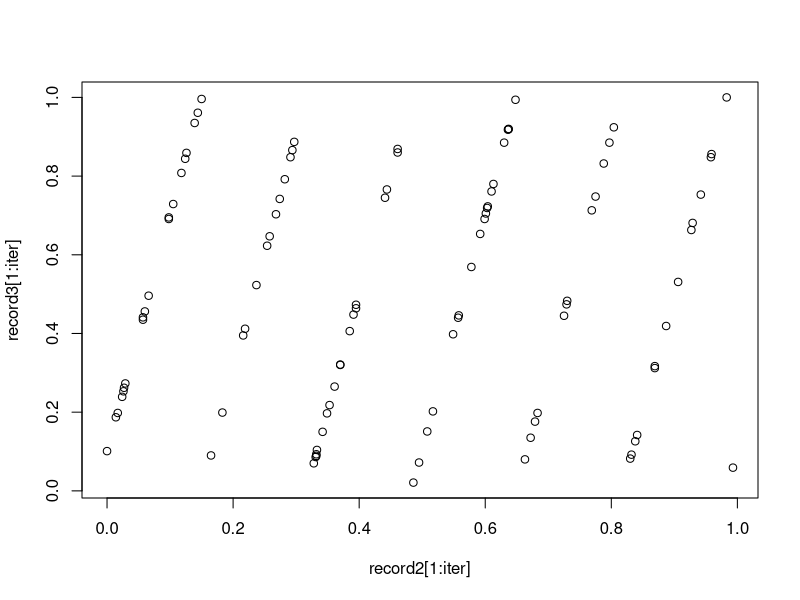
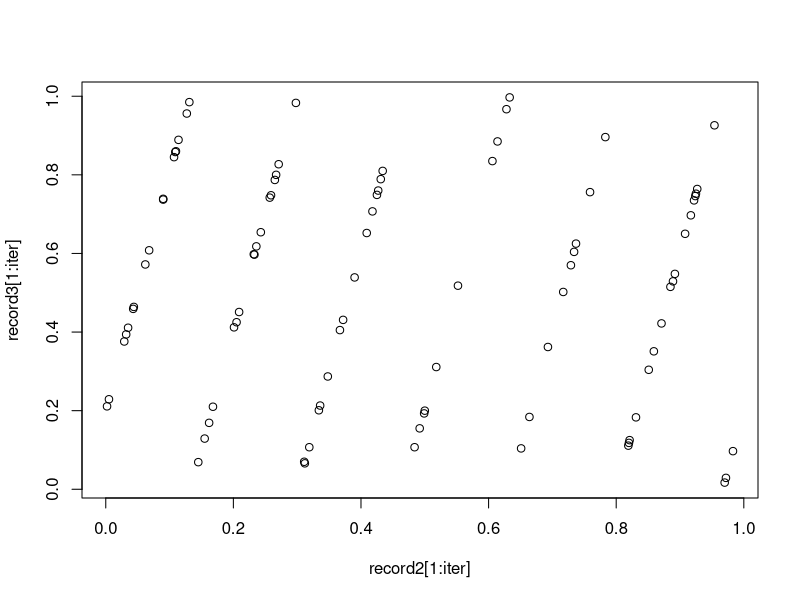
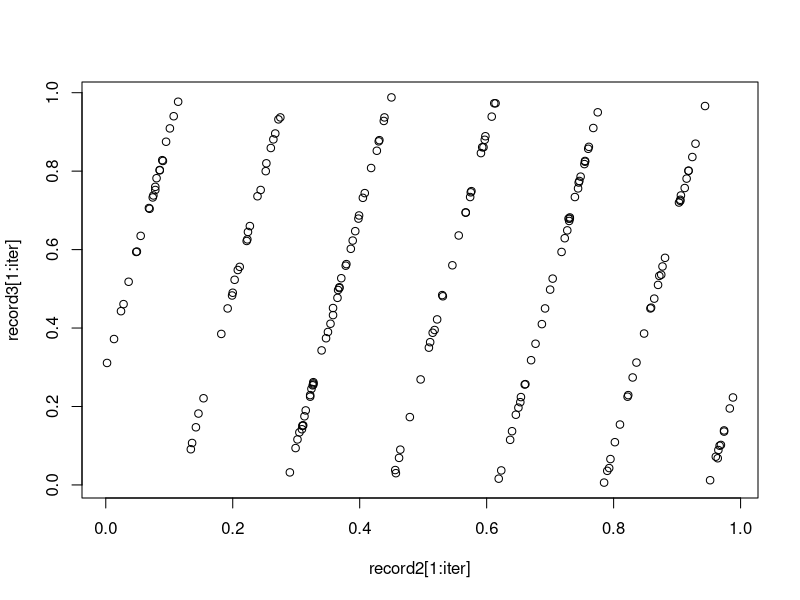
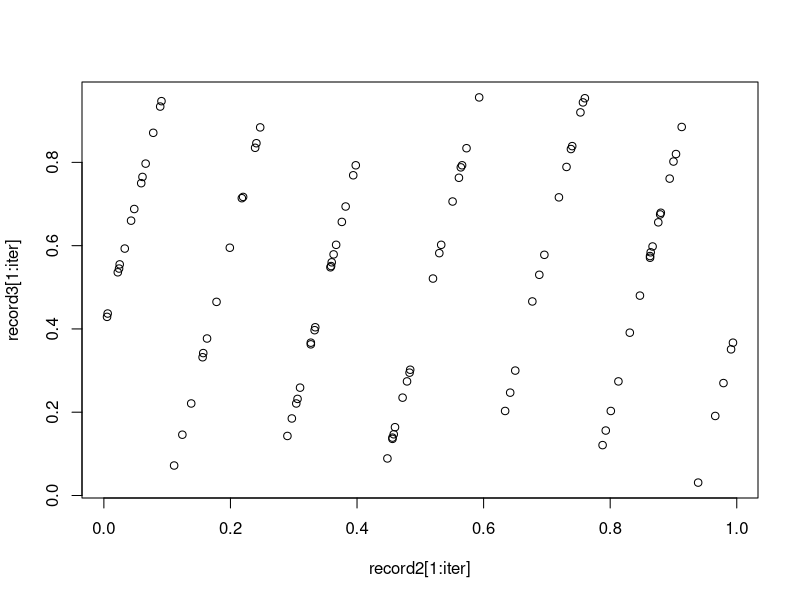
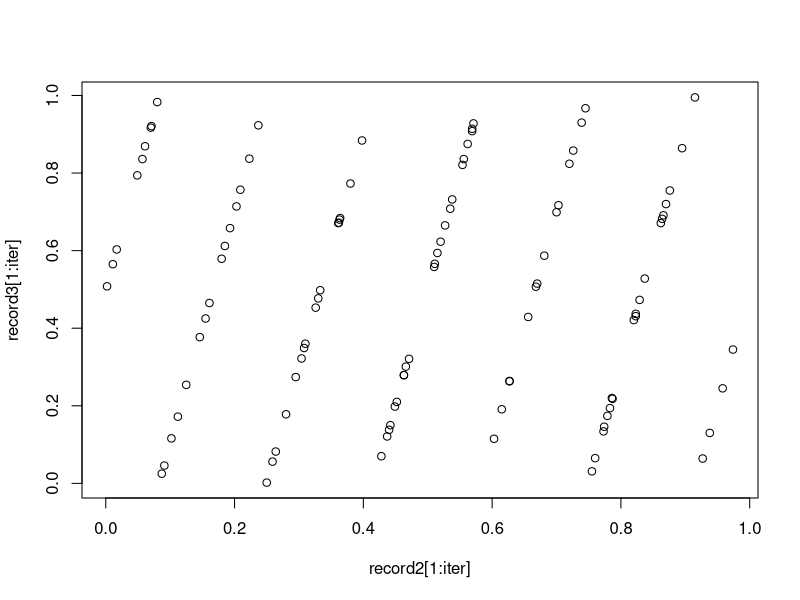
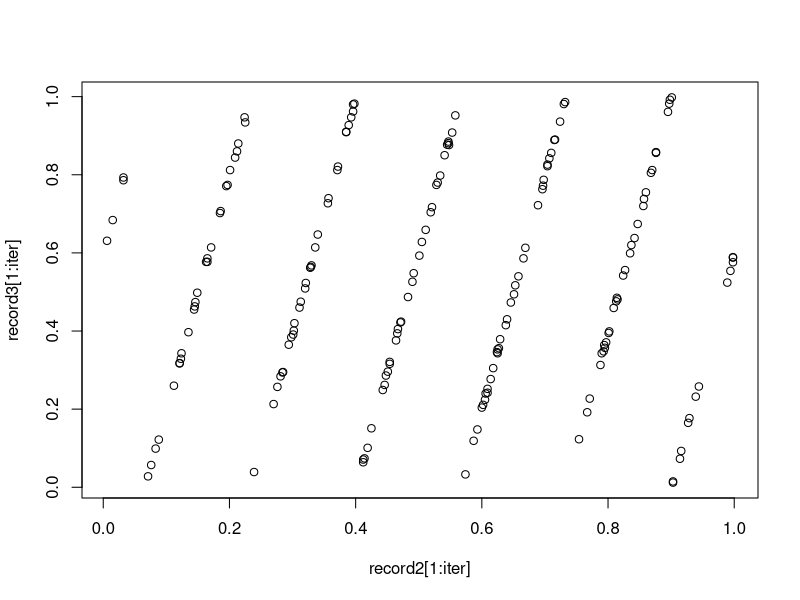
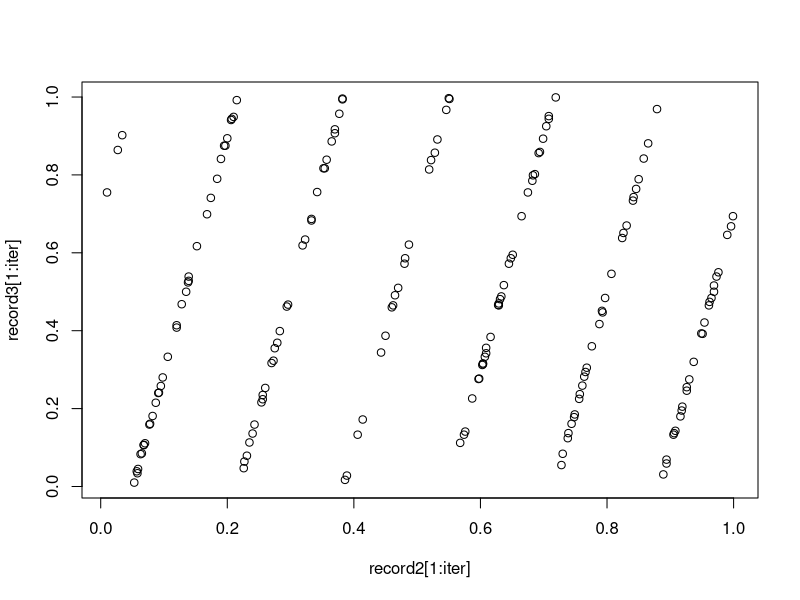
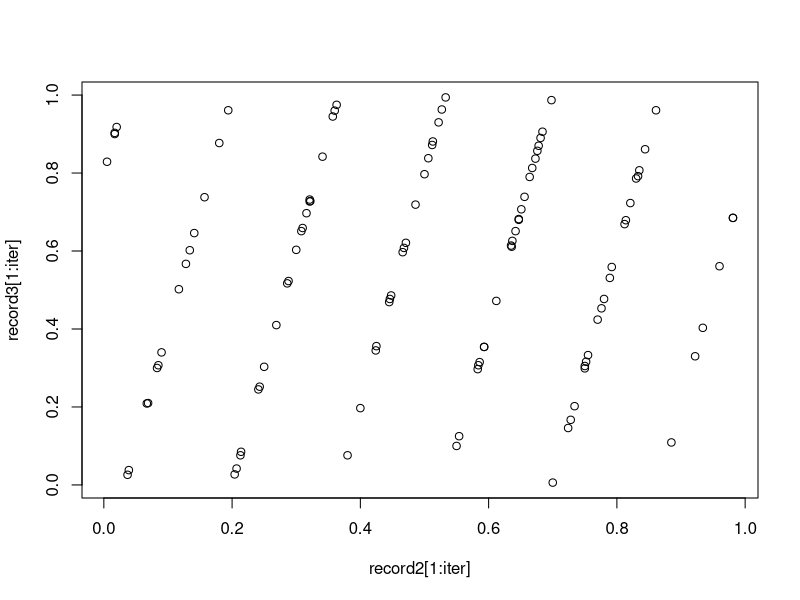

These figures' R source, in order:
## ---- chunk 1
fib <- c(1: 32)
ratio <- c(1: 30)
fib[2] <- 1

for (i in 1: 30){
  fib[i + 2] <- fib[i] + fib[i + 1]
  ratio[i] <- fib[i + 1] / fib[i]
}

ratio
## ---- chunk 2
(1 + sqrt(5)) / 2
## ---- chunk 3
answer <- 0
for (j in 1: 5) answer <- answer + j
answer
## ---- chunk 4
answer <- NULL
for (j in 1: 5) answer <- c(answer, j)
answer
## ---- chunk 5
answer <- 0
for (j in 1: 5) answer <- c(answer, j)
answer
## ---- chunk 6
answer <- 1
for (j in 1: 5) answer <- answer * j
answer
## ---- chunk 7
answer <- 3
for (j in 1: 5) answer <- c(answer, (7 * answer[j]) %% 31)
answer
## ---- chunk 8
calcInterestGIC <- function(G, years){
  if (years <= 3)
    return (G * ((1 + 0.04) ^ years - 1))
  else
    return (G * ((1 + 0.05) ^ years - 1))
}

## ---- chunk 9
calcReturnMortgage <- function(n, P, open){
  if (open) i = 0.005
  else      i = 0.0004
  
  return (P * i / (1 - (1 + i) ^ (-n)))
}
## ---- chunk 10
Fib1 <- 1
Fib2 <- 1
Fibonacci <- c(Fib1, Fib2)

while(Fibonacci[length(Fibonacci)] < 300){
  Fibonacci <- c(Fibonacci, sum(Fibonacci[(length(Fibonacci) - 1): length(Fibonacci)]))
}
Fibonacci
## ---- chunk 11
calcInterestRate <- function(i){
  record <- -1;
  eps <- 1e-6
  
  while (abs(record - i) > eps){
    record <- i
    i <- (1 - (1 + i) ^ (-20)) / 19
  }
  
  return(i)
}


calcInterestRate(0.006)
## ---- chunk 12
for (i in -3: 3)
  print(calcInterestRate(10 ^ i))
## ---- chunk 13
calcInterestRate <- function(i){
  record <- -1;
  eps <- 1e-6
  iteration <- 0;
  
  while (abs(record - i) > eps){
    record <- i
    i <- (1 - (1 + i) ^ (-20)) / 19
    iteration <- iteration + 1
  }
  
  return(c(i, iteration))
}

sprintf("Result: %f, iterations: %d", calcInterestRate(0.006)[1], calcInterestRate(0.006)[2])
## ---- chunk 14
for (i in -3: 3)
  print(calcInterestRate(10 ^ i))
## ---- chunk 15
Eratosthenes <- function(n) {
  # Print prime numbers up to n
  if (n >= 2) {
    sieve <- seq(2, n)
    primes <- c()
    while (length(sieve) > 0) {
      p <- sieve[1]
      primes <- c(primes, p)
      # After pushing back the minimal prime number
      sieve = sieve[(sieve %% p) != 0]
      # remove all numbers which can be divided by this prime number
    }
    return(primes)
  } else {
    stop("Input value of n should be at least 2")
  }
}
## ---- chunk 16
Eratosthenes <- function(n) {
  # Print prime numbers up to n
  if (n >= 2) {
    sieve <- seq(2, n)
    primes <- c()
    while (length(sieve) > 0) {
      p <- sieve[1]
      primes <- c(primes, p)
      # After pushing back the minimal prime number
      sieve = sieve[(sieve %% p) != 0]
      # Remove all numbers which can be divided by this prime number
      
      # If p >= sqrt(n), all remaining entries in sieve is prime
      # Do not need further elimination, add all entries in sieve to prime
      if (p >= sqrt(n)){
        primes = c(primes, sieve);
        break
      }
    }
    return(primes)
  } else {
    stop("Input value of n should be at least 2")
  }
}
## ---- chunk 17
compound.interest <- function(P, n, i.r) {
  return (P * (1 + i.r) ^ n);
}
## ---- chunk 18
compound.interest(1000, 30, 0.01)
## ---- chunk 19
find_zero <- function(f, a, b, epsilon) {
  m = (b + a) / 2
  if (b - a < epsilon || abs(m) < 1e-9)
    return (m)
  
  if (f(a) * f(m) < 0)
    return (find_zero(f, a, m, epsilon))
  else
    return (find_zero(f, m, b, epsilon))
  
  if (abs(f(a)) < 1e-9)
    return (a)
  if (abs(f(b)) < 1e-9)
    return (b)
}

# test case: function y = x - 1 on interval [-1, 2], epsilon = 1e-9
find_zero(function(x) x - 1, -1, 2, 1e-9)
## ---- chunk 20
factorial <- function(n) {
  return (prod(1: n))
}

factorial(10)
factorial(50)
factorial(100)
factorial(1000)
## ---- chunk 21
# bigInt is a class that each digit is reserved and restored in a list
# e.g. bigInt(321) = c(1, 2, 3)

print.bigInteger <- function(bigInt) {
  len <- length(bigInt)
  result <- ''
  
  for (i in 1: len)
    result <- paste(result, bigInt[len + 1 - i], sep = '')
  
  cat(result)
  invisible(bigInt)
}

factorial.bigInteger <- function(n) {
  ans.bigInt <- c(1)
  for (i in 1: n) {
    ans.bigInt <- ans.bigInt * i
    up <- 0;
    for (j in 1: length(ans.bigInt)){
      ans.bigInt[j] <- ans.bigInt[j] + up
      up <- floor(ans.bigInt[j] / 10)
      ans.bigInt[j] <- ans.bigInt[j] - up * 10
    }
    while (up > 0){
      ans.bigInt <- c(ans.bigInt, up %% 10)
      up <- floor(up / 10)
    }
  }
  class(ans.bigInt) <- "bigInteger"
    
  return (ans.bigInt)
}

factorial.bigInteger(10)
factorial.bigInteger(50)
factorial.bigInteger(100)
factorial.bigInteger(1000)
## ---- chunk 22
binomialCoef <- function(n, m) {
  return (factorial(n) / factorial(m) / factorial(n - m))
}
## ---- chunk 23
binomialCoef(4, 2)
binomialCoef(50, 20)
binomialCoef(5000, 2000)
## ---- chunk 24
improvedBinomialCoef <- function(n, m) {
  numExp = sum(log((m + 1): n)) - sum(log(1: (n - m)))
  if (exp(numExp) < Inf)
    return (exp(numExp))
  else
    return (paste('e ^', as.character(numExp)))
}
## ---- chunk 25
improvedBinomialCoef(4, 2)
improvedBinomialCoef(50, 20)
improvedBinomialCoef(5000, 2000)
## ---- chunk 26
Randu <- function(N, x) {
  lst <- c(1: N)
  for (i in 1: N) {
    x <- (x * 65539) %% (2 ^ 31)
    lst[i] <- round(x / (2 ^ 31), digits = 3)
  }
  
  return (lst)
}

len = 300000

myList <- Randu(len, 142857)
row1 <- c()
row2 <- c()
row3 <- c()
for (i in 1: len) {
  if (i %% 3 == 1) row1 <- c(row1, myList[i])
  if (i %% 3 == 2) row2 <- c(row2, myList[i])
  if (i %% 3 == 0) row3 <- c(row3, myList[i])
}

for (j in 1: 9) {
  x <- j * 0.1
  record2 <- c(1: 100000)
  record3 <- c(1: 100000)
  iter <- 0
  
  for(i in 1: (len / 3)) {
    if (abs(x - row1[i]) < 1e-3) {
      iter <- iter + 1
      record2[iter] <- row2[i]
      record3[iter] <- row3[i]
    }
  }
  if(iter > 0) {
    sprintf("j=%d", j)
    plot(record2[1: iter], record3[1: iter])
  }
}
## ---- chunk 27
directpoly <- function(P, x) {
  ans <- 0
  for (i in 1: length(P)) 
    ans <- ans + P[i] * x ^ (i - 1)
  
  return (ans)
}

#test this function
P <- c(1, 2, 1)
# y = x^2 + 2x + 1
x <- 1
directpoly(P, x)
## ---- chunk 28
hornerpoly <- function(P, x) {
  ans <- c()
  for (x_value in x) {
      a <- P[1]
      for (i in 2: length(P))
        a <- a * x_value + P[i]
      
      ans <- c(ans, a)
  }
  return (ans)
}

#test this function
P <- c(1, 2, 1)
# y = x^2 + 2x + 1
x <- c(-2, -1, 0, 1, 2)
hornerpoly(P, x)
